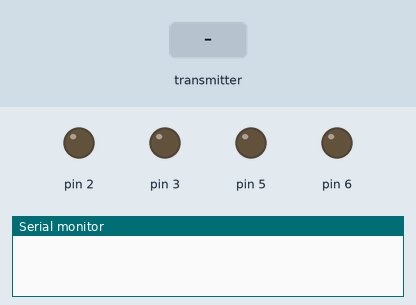
Simulated run of this sketch. Board: Arduino Uno, built with avr-gcc and run on an emulated ATmega328P. Parts: output pins drawn as LEDs (lit = HIGH), the last lines printed to the serial monitor. The test bench sets the inputs (shaded band). No radio packets arrive unless stated.

Above: at 4.2 s.
4.3 s: the transmitter starts sending received_data.0 = 256
At 4.9 s:
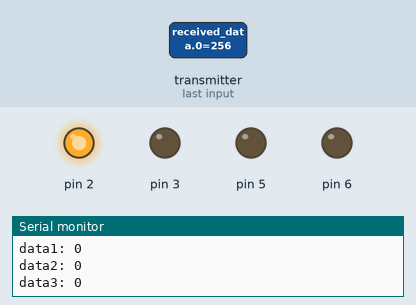
5.8 s: the transmitter starts sending received_data.1 = 1023
At 6.1 s:
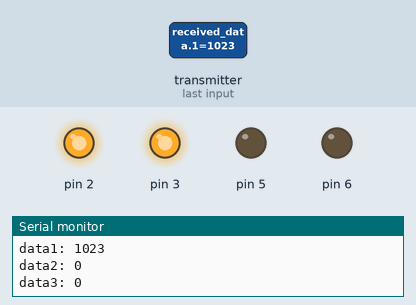
7.3 s: the transmitter starts sending received_data.2 = 1023
At 8.4 s:
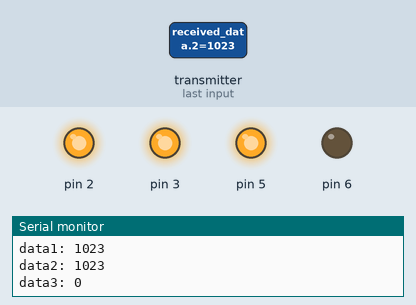
8.8 s: the transmitter starts sending received_data.3 = 1023
At 9.5 s:
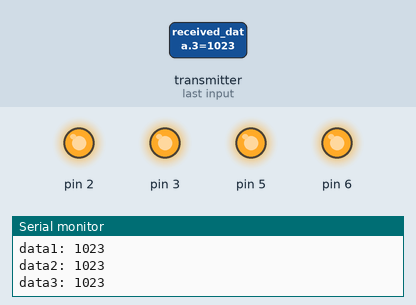
10.3 s: the transmitter starts sending received_data.0 = 0
At 10.7 s:
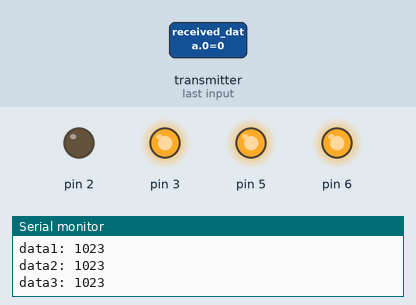
11.8 s: the transmitter starts sending received_data.1 = 256
At 13.0 s:
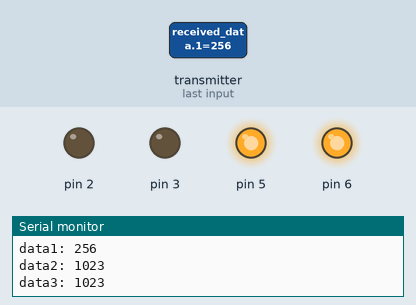
Timing chart, 0 to 14.3 s (numbered marks = the images above; inputs shaded):
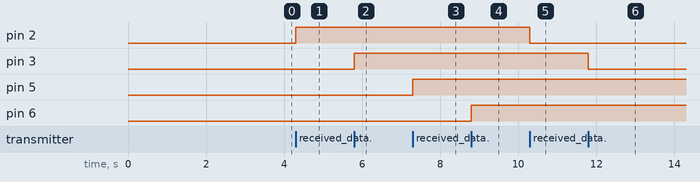

The sketch:

Carro_nrf24_ponteh.ino
```cpp
#include <SPI.h>
#include "nRF24L01.h"
#include "RF24.h"
#include "printf.h"

RF24 radio(7,8);


// Single radio pipe address for the 2 nodes to communicate.
const uint64_t pipe = 0xE8E8F0F0E1LL;


int received_data[4];
int num_received_data =sizeof(received_data);


void setup(void)
{
  delay(3000);

  Serial.begin(57600);
  printf_begin();

  //
  // Setup and configure rf radio
  //

  radio.begin(); //Begin operation of the chip.
  //radio.setDataRate(RF24_250KBPS);
  radio.openReadingPipe(1,pipe);
  radio.startListening();
  radio.printDetails();
}


void loop(void)
{
  if ( radio.available() )
  {
    bool done = false;
    int ESC_value;

    while(radio.available()){
      radio.read(received_data,sizeof(received_data));

      analogWrite(2,received_data[0]);
      analogWrite(3,received_data[1]);

      analogWrite(5,received_data[2]);
      analogWrite(6,received_data[3]);

      Serial.println("Recebi!");
      Serial.print("data0: ");
      Serial.println(received_data[0]);
      Serial.print("data1: ");
      Serial.println(received_data[1]);
      Serial.print("data2: ");
      Serial.println(received_data[2]);
      Serial.print("data3: ");
      Serial.println(received_data[3]);
    }

  }
}
```

Measured:
- after the input at 4.3 s, pin 2: LOW → HIGH at once
- after the input at 5.8 s, pin 3: LOW → HIGH at once
- after the input at 7.3 s, pin 5: LOW → HIGH at once
- after the input at 8.8 s, pin 6: LOW → HIGH at once
- after the input at 10.3 s, pin 2: HIGH → LOW at once
- after the input at 11.8 s, pin 3: HIGH → LOW at once
